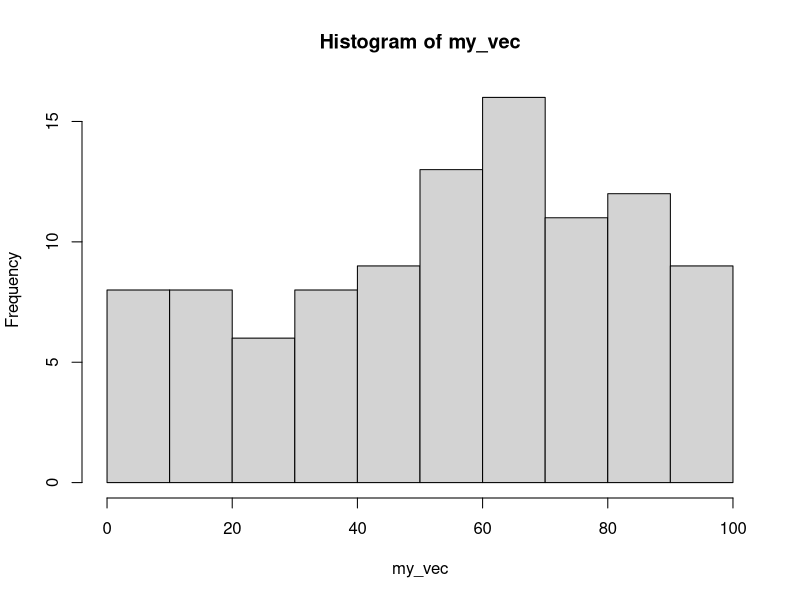
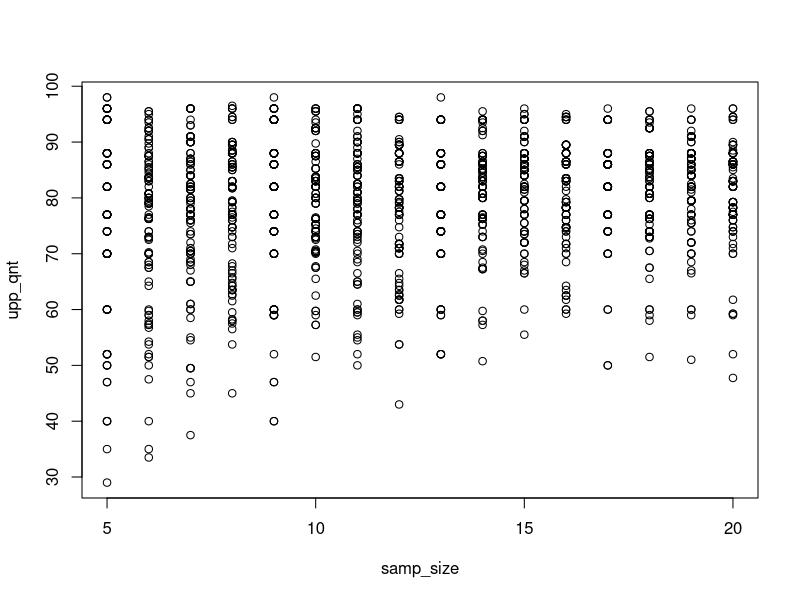

Write R code to recreate these figures, in order.
## ---- chunk 1
knitr::opts_chunk$set(echo = TRUE)
## ---- chunk 2
library(dplyr)
## ---- chunk 3
   my_vec <- runif(100, min=0, max=100)
      str(my_vec)
      summary(my_vec)
## ---- chunk 4
hist(my_vec)
## ---- chunk 5
 data(mtcars)
    class(mtcars)
    str(mtcars)
    summary(mtcars)
## ---- chunk 6
vole_vaso <- c(98,96,94,88,86,82,77,74,70,60,
               59,52,50,47,40,35,29,13,6,5) 
## ---- chunk 7
     #mean
      mean(vole_vaso)
     #median
      median(vole_vaso)
     #standard deviation
      sd(vole_vaso)
     #interquartile range
      IQR(vole_vaso)  
## ---- chunk 8
       sem <- sd(vole_vaso)/sqrt(length(vole_vaso))
      sem 
## ---- chunk 9
quantile(vole_vaso, probs = 0.75)
## ---- chunk 10
vole_sim <- data.frame(samp_size= rep(5:20, time=100))
## ---- chunk 11
vole_sim_uq <- vole_sim %>% 
  rowwise() %>%
mutate(upp_qnt= quantile(sample(vole_vaso, size=samp_size, replace=TRUE),probs=0.75)) %>%
  ungroup()
## ---- chunk 12
plot(upp_qnt~samp_size, data=vole_sim_uq)
## ---- chunk 13
stnd_err_upper_quant <- vole_sim_uq %>%
  group_by(samp_size)%>%
  summarize(sd_up_qnt= sd(upp_qnt)) %>%
  ungroup
stnd_err_upper_quant
## ---- chunk 14
stderr_10 <- stnd_err_upper_quant[6,2] 
CI_uq <- 2*stderr_10
CI_uq
## ---- chunk 15
#have each sim calculate CI
